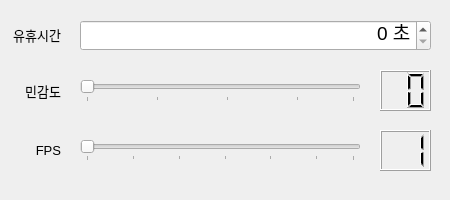
<?xml version="1.0" encoding="UTF-8"?>
<ui version="4.0">
 <class>Dialog</class>
 <widget class="QDialog" name="Dialog">
  <property name="geometry">
   <rect>
    <x>0</x>
    <y>0</y>
    <width>450</width>
    <height>200</height>
   </rect>
  </property>
  <property name="minimumSize">
   <size>
    <width>450</width>
    <height>200</height>
   </size>
  </property>
  <property name="maximumSize">
   <size>
    <width>450</width>
    <height>200</height>
   </size>
  </property>
  <property name="windowTitle">
   <string>옵션 설정</string>
  </property>
  <widget class="QLabel" name="label">
   <property name="geometry">
    <rect>
     <x>0</x>
     <y>19</y>
     <width>61</width>
     <height>31</height>
    </rect>
   </property>
   <property name="font">
    <font>
     <pointsize>10</pointsize>
    </font>
   </property>
   <property name="text">
    <string>유휴시간</string>
   </property>
   <property name="alignment">
    <set>Qt::AlignRight|Qt::AlignTrailing|Qt::AlignVCenter</set>
   </property>
  </widget>
  <widget class="QSlider" name="threshold">
   <property name="geometry">
    <rect>
     <x>80</x>
     <y>80</y>
     <width>281</width>
     <height>22</height>
    </rect>
   </property>
   <property name="minimum">
    <number>1</number>
   </property>
   <property name="maximum">
    <number>20</number>
   </property>
   <property name="singleStep">
    <number>1</number>
   </property>
   <property name="pageStep">
    <number>1</number>
   </property>
   <property name="sliderPosition">
    <number>1</number>
   </property>
   <property name="tracking">
    <bool>false</bool>
   </property>
   <property name="orientation">
    <enum>Qt::Horizontal</enum>
   </property>
   <property name="tickPosition">
    <enum>QSlider::TicksBelow</enum>
   </property>
   <property name="tickInterval">
    <number>5</number>
   </property>
  </widget>
  <widget class="QLabel" name="label_2">
   <property name="geometry">
    <rect>
     <x>0</x>
     <y>70</y>
     <width>61</width>
     <height>41</height>
    </rect>
   </property>
   <property name="font">
    <font>
     <pointsize>10</pointsize>
    </font>
   </property>
   <property name="layoutDirection">
    <enum>Qt::LeftToRight</enum>
   </property>
   <property name="text">
    <string>민감도</string>
   </property>
   <property name="textFormat">
    <enum>Qt::AutoText</enum>
   </property>
   <property name="alignment">
    <set>Qt::AlignRight|Qt::AlignTrailing|Qt::AlignVCenter</set>
   </property>
  </widget>
  <widget class="QLCDNumber" name="thresholdLCD">
   <property name="geometry">
    <rect>
     <x>380</x>
     <y>70</y>
     <width>51</width>
     <height>41</height>
    </rect>
   </property>
   <property name="digitCount">
    <number>2</number>
   </property>
  </widget>
  <widget class="QSlider" name="fps">
   <property name="geometry">
    <rect>
     <x>80</x>
     <y>140</y>
     <width>281</width>
     <height>21</height>
    </rect>
   </property>
   <property name="minimum">
    <number>1</number>
   </property>
   <property name="maximum">
    <number>30</number>
   </property>
   <property name="singleStep">
    <number>1</number>
   </property>
   <property name="pageStep">
    <number>1</number>
   </property>
   <property name="tracking">
    <bool>false</bool>
   </property>
   <property name="orientation">
    <enum>Qt::Horizontal</enum>
   </property>
   <property name="tickPosition">
    <enum>QSlider::TicksBelow</enum>
   </property>
   <property name="tickInterval">
    <number>5</number>
   </property>
  </widget>
  <widget class="QLCDNumber" name="fpsLCD">
   <property name="geometry">
    <rect>
     <x>380</x>
     <y>130</y>
     <width>51</width>
     <height>41</height>
    </rect>
   </property>
   <property name="digitCount">
    <number>2</number>
   </property>
   <property name="value" stdset="0">
    <double>1.000000000000000</double>
   </property>
  </widget>
  <widget class="QLabel" name="label_3">
   <property name="geometry">
    <rect>
     <x>0</x>
     <y>130</y>
     <width>61</width>
     <height>41</height>
    </rect>
   </property>
   <property name="font">
    <font>
     <pointsize>10</pointsize>
    </font>
   </property>
   <property name="layoutDirection">
    <enum>Qt::LeftToRight</enum>
   </property>
   <property name="text">
    <string>FPS</string>
   </property>
   <property name="textFormat">
    <enum>Qt::AutoText</enum>
   </property>
   <property name="alignment">
    <set>Qt::AlignRight|Qt::AlignTrailing|Qt::AlignVCenter</set>
   </property>
  </widget>
  <widget class="QSpinBox" name="idleTime">
   <property name="geometry">
    <rect>
     <x>80</x>
     <y>20</y>
     <width>351</width>
     <height>31</height>
    </rect>
   </property>
   <property name="font">
    <font>
     <family>Arial</family>
     <pointsize>14</pointsize>
    </font>
   </property>
   <property name="alignment">
    <set>Qt::AlignRight|Qt::AlignTrailing|Qt::AlignVCenter</set>
   </property>
   <property name="suffix">
    <string> 초</string>
   </property>
   <property name="value">
    <number>0</number>
   </property>
  </widget>
 </widget>
 <resources/>
 <connections/>
</ui>
